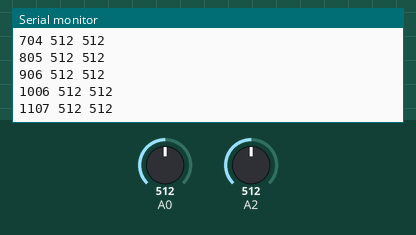
This sketch was run on a simulated Arduino Uno, built with avr-gcc and run on an emulated ATmega328P. Parts: the last lines printed to the serial monitor. The test bench sets the inputs (shaded band); at power-on: A0 = 512, A2 = 512.

Above: at 1.2 s.
1.3 s: A0 set to 716
At 1.31 s:
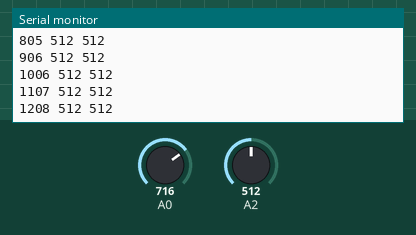
2.8 s: A2 set to 716
At 2.83 s:
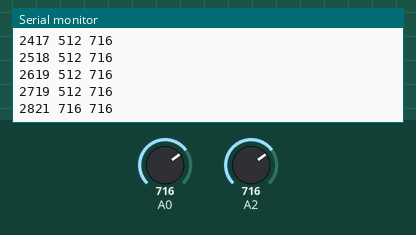
4.3 s: A0 set to 900
At 4.34 s:
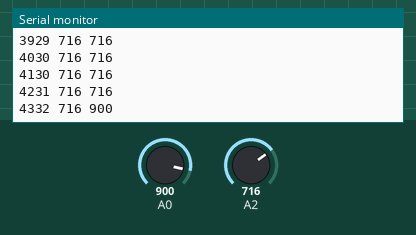
5.8 s: A2 set to 900
At 10.08 s:
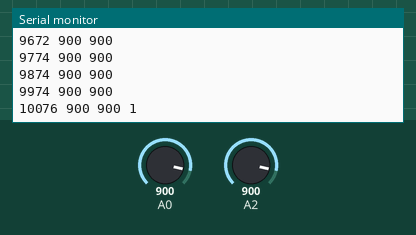
Timing chart, 0 to 11.3 s (numbered marks = the images above; inputs shaded):
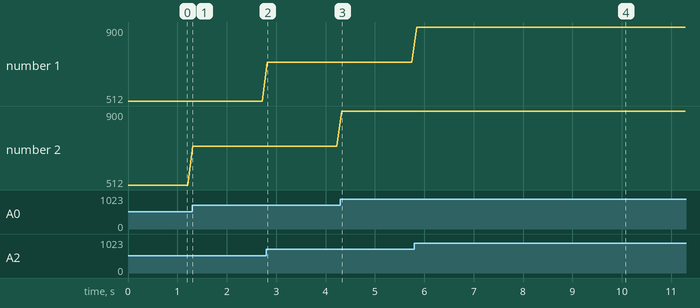

Measured:
- after the input at 2.8 s, the serial monitor: prints a new line at once (image 2)
- after the input at 4.3 s, the serial monitor: prints a new line at once (image 3)
- plotted number 2: 512 → 716 after the input at 1.3 s, 716 → 900 after the input at 4.3 s

The sketch:

emg_read_count_milli.ino
```cpp
int EMGsig1;           // Store the EMG signal valueservo
int EMGsig2;
//int threshold = 500;  // Move the servo when EMG signal is above this threshold. Remember it ranges 0–1023.
int sum = 0;
int count = 0;
float threshold;
int max;
int min;
bool calc = false;
void setup() {
 Serial.begin(9600); // Starting the communication with the computer

}
void loop() {
    EMGsig1 = analogRead(A2); // Read the analog values of the rectified+integrated EMG signal (0–1023)
    EMGsig2 = analogRead(A0);

    if (count <100)
    {
      Serial.print(millis()); Serial.print(" ");
      Serial.print(EMGsig1);Serial.print(" ");
      Serial.println(EMGsig2);

        if (count == 1)
        {
            max = EMGsig1;
            min = EMGsig1;
        }
        else
        {
            if (EMGsig1 > max)
            {
                max = EMGsig1;
            }
            else if (EMGsig1 < min)
            {
                min = EMGsig1;
            }

        }

        count++;
    }
    else
    {
        if (!calc)
        {
            threshold = (max - min)/ count;
            calc = true;
        }

    Serial.print(millis()); Serial.print(" ");
    Serial.print(EMGsig1); Serial.print(" ");Serial.print(EMGsig2); Serial.print(" ");
        if (EMGsig1 > threshold)
        {
            Serial.println("1");
        }
        else{
            Serial.println("0");
        }

    }


//if (EMGsig1 > threshold){     // If EMG signal is below the threshold
//    Serial.print(" Above ");
//  } else{            // If the EMG signal is above the threshold,
//    Serial.print(" Below ");
//}

  // Display the servo and EMG values.
 delay(100);
}
```
